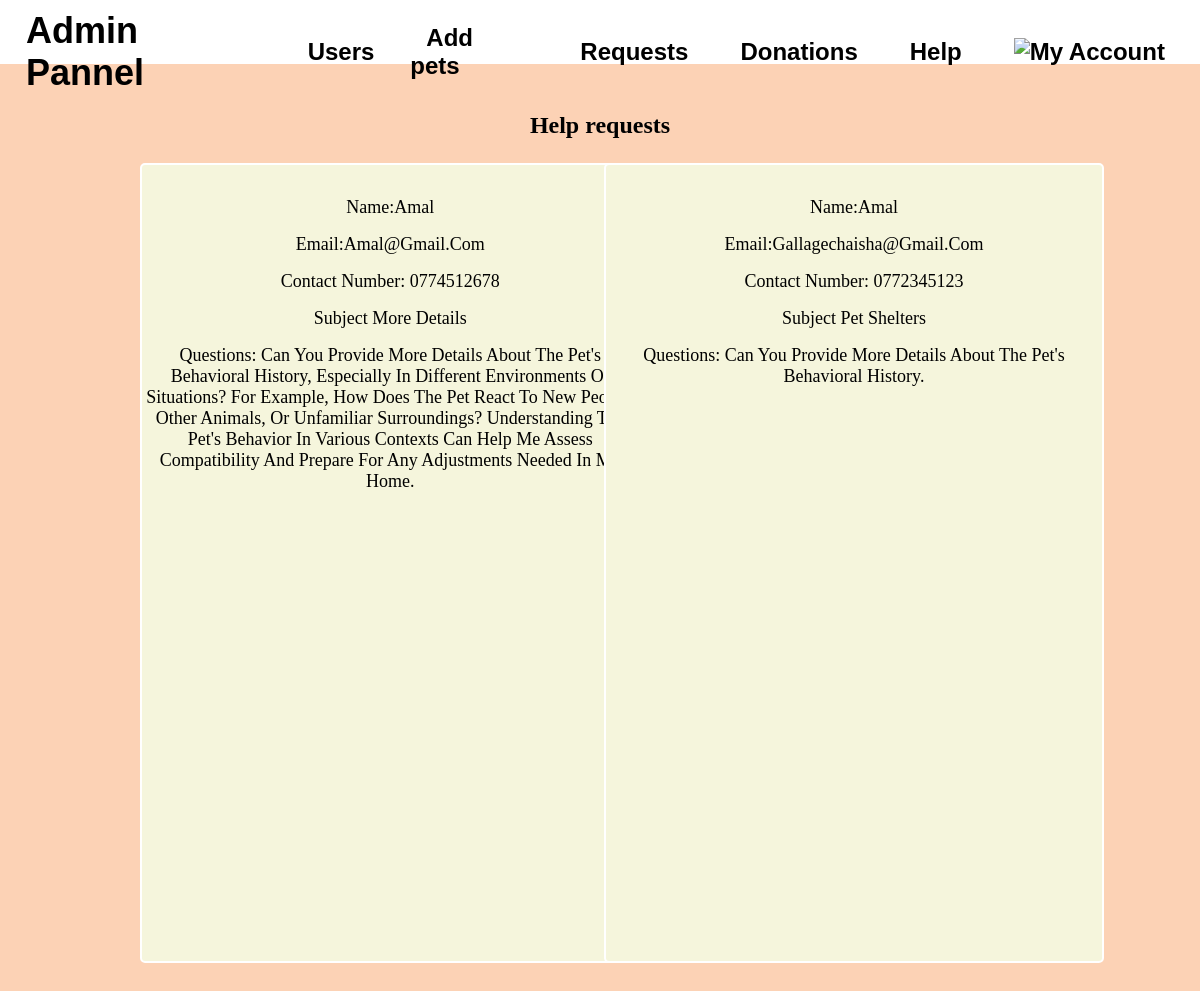
The page /admin/admin_help.php on the database its author committed.
### tables this page shows
CREATE TABLE `help` (
  `first_name` varchar(255) NOT NULL,
  `last_name` varchar(255) NOT NULL,
  `email` varchar(100) NOT NULL,
  `contact` varchar(10) NOT NULL,
  `subject` varchar(200) NOT NULL,
  `questions` varchar(1000) NOT NULL
);

### admin/admin_help.php (the view, shortened to what this page needs)
<!DOCTYPE html>
<html lang="en">
<head>
    <link rel="stylesheet" type="text/css" href="styles3.css">
</head>
<body>
<?php include 'headeradmin.php';
 include 'connection.php'?>
<section class="show-pets">
	<center><h2>Help requests</h2></center>
		<div class="box-container">
			<?php
				$help = mysqli_query($conn, "SELECT * FROM `help`") or die('query failed');
				if(mysqli_num_rows($help) > 0){
					while($fetch_help = mysqli_fetch_assoc($help)){
			?>
			<div class="box">
                <p>Name:<?php echo $fetch_help['first_name']; ?></p>
                <p>Email:<?php echo $fetch_help['email']; ?></p>
				<p>Contact number: <?php echo $fetch_help['contact']; ?> </p>
				<p>Subject <?php echo $fetch_help['subject']; ?> </p>
                <p>Questions: <?php echo $fetch_help['questions']; ?></p>
			</div>
			<?php
					}
				}
			?>
		</div>
	</section>
            </body>
            </html>

### admin/styles3.css (style rules this page uses)
* { margin: 0; padding: 0; box-sizing: border-box; }
body { background-color: #FCD2B5; background-repeat: no-repeat; background-size: cover; }
.box-container { padding: 2% 8%; display: grid; grid-template-columns: repeat(auto-fit,minmax(18rem,1fr)); justify-content: center; align-items: center; }
.box-container .box { padding: 1rem 0; background: white; border: 2px solid white; margin: 1rem; text-align: center; border-radius: 5px; }
.box-container .box p { font-size: 18px; text-transform: capitalize; margin: 1rem 0; }
.show-pets { font-family: Georgia, 'Times New Roman', Times, serif; padding: 4%; }
.show-pets .box-container { grid-template-columns: repeat(auto-fit, minmax(25rem, 1fr)); }
.show-pets .box-container .box { background: beige; overflow: hidden; text-align: center; width: 500px; height: 800px; margin: 4px; margin-top: 2px; }

### rows shown on the page
help: first_name "Amal", email "Amal@gmail.com", contact "0774512678", subject "More Details", questions "Can You Provide More Details About The Pet's Behavioral History, Especially In Different Environments Or Situations? For Example, How Does The Pet React To New People, Other Animals, Or Unfamiliar Surroundings? Understanding The Pet's Behavior In Various Contexts Can Help Me Assess Compatibility And Prepare For Any Adjustments Needed In My Home."
help: first_name "Amal", email "Gallagechaisha@gmail.com", contact "0772345123", subject "Pet Shelters", questions "Can You Provide More Details About The Pet's Behavioral History."
